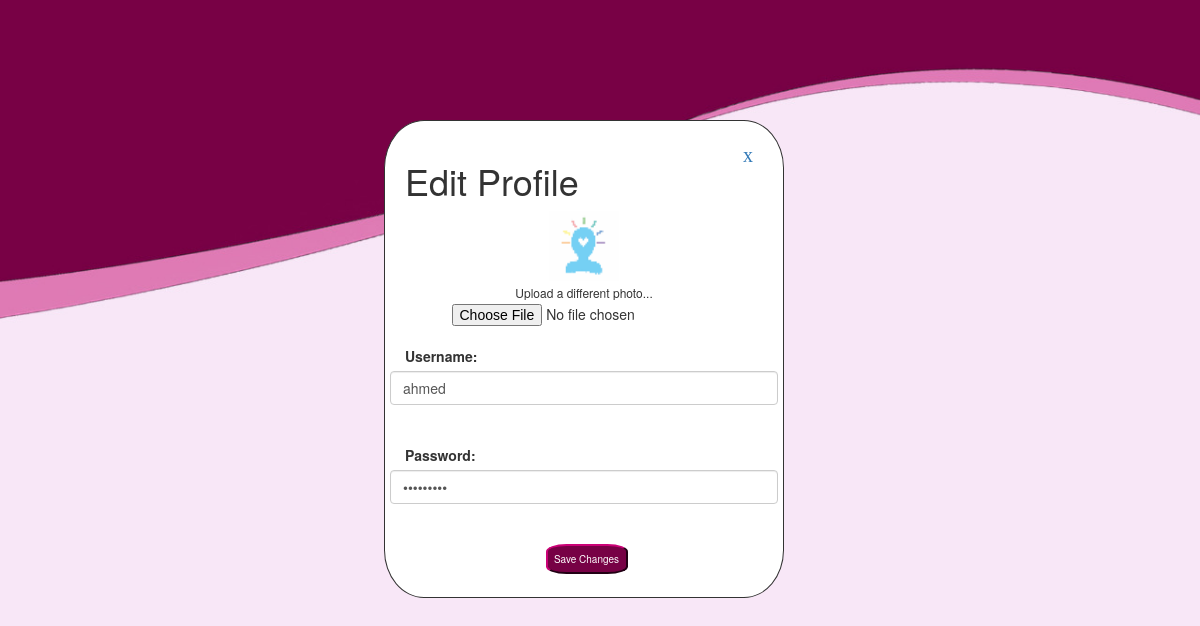
/editProfile.php (signed in), run on the app's committed database.
### tables this page shows
CREATE TABLE `users` (
  `userId` int(11) NOT NULL,
  `userName` varchar(50) NOT NULL,
  `userEmail` varchar(100) NOT NULL,
  `userPassword` varchar(30) NOT NULL,
  `userPhoto` varchar(100) NOT NULL DEFAULT 'defaultavatar.jpeg'
);

### editProfile.php (the view, shortened to what this page needs)
<?php session_start();
$connection = mysqli_connect("localhost", "root", "");
$user_check = $_SESSION['userId'];
$query="select * from users where userId='$user_check'";
$ses_sql=mysqli_query($connection,$query);
$row=mysqli_fetch_assoc($ses_sql);
$username=$row["userName"];
$password=$row["userPassword"];
$photo=$row["userPhoto"];
?>
<!DOCTYPE html>
<html>
<head>
<link rel="stylesheet" href="https://maxcdn.bootstrapcdn.com/bootstrap/3.3.7/css/bootstrap.min.css">
</head>
<body>
	<div class="content">
		<a class="exitbtn" href="profilePage.html">x</a>
    <h1>Edit Profile</h1>
	<div class="row">
        <form class="editform" role="form" method="Post" enctype="multipart/form-data">
          <div class="text-center">
          <img src="<?=$photo?>" class="currentprofile" alt="avatar">
          <h6 style="margin-top: 5px;">Upload a different photo...</h6>
          <center><input style="margin-top: -5px;" type="file" class="formcontrol" name="photo"></center>
          </div>
          <br>
          <label class="col-md-3 control-label">Username:</label>
          <input class="form-control" type="text" value="<?=$username?>" name="name">
          <br><br>
          <label class="col-md-3 control-label">Password:</label>
          <input class="form-control" type="password" value="<?=$password?>" name="pass">
          <br><br>
          <center><input style="margin-left: 5px;"type="submit" class="savebutton" value="Save Changes" name="submit"></center>
        </form>
      </div>
  </div>
</body>
</html>
<?php
exit();
?>

### editProfile.php (style rules this page uses)
body { background-image: url("photo1.jpeg"); background-size: 100%; background-repeat: no-repeat; font-family:"Roboto"; }
.form-control { width: 97%; }
.content { background-color: white; width: 400px; height: 478px; border-color: #770145; border:1px solid; margin-left: 32%; padding: 20px; border-radius: 10%; margin-top: 10%; }
.exitbtn { float: right; margin-right: 10px; font-size: 20px; text-decoration: none; font-family: Tilda ; }
.currentprofile { width: 70px; height: 70px; }
h1 { color: #770145; }
.savebutton { background-color: #770145; color: #FFFEFE; border-color: #770145; border-radius: 25%; width: 82px; height: 30px; font-size: 10px; text-align: center; }

### data on the page
users: userPhoto (picture), name "ahmed"
